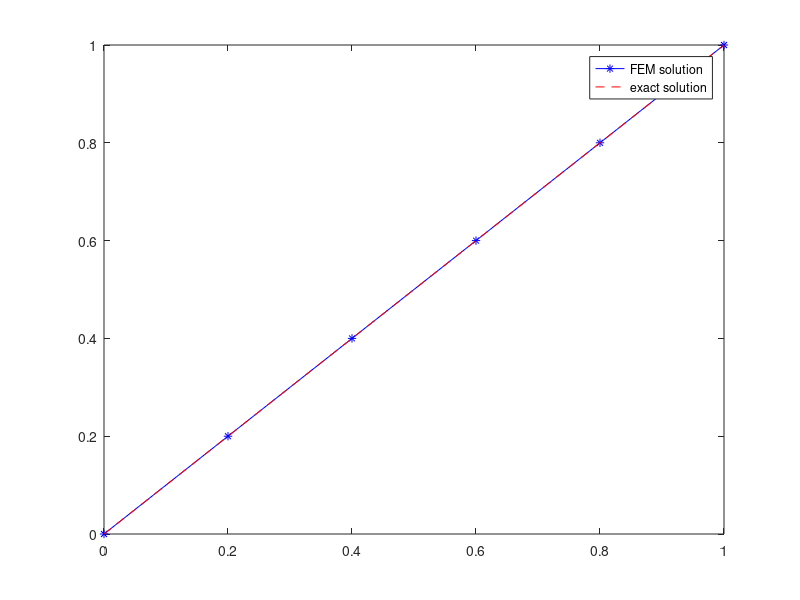

Write the MATLAB code that produced this figure.
clc;clear;close all
% du/dx - 1 = 0, 0 <= x <= 1
% s.t. u = 0, if x = 0

%%%%%%%%%%%%%%%%%%%%%%%%%%%%%%%%%%%%%%%%%%%%%%%
%%%%%%%%%%%%%%%  网格离散数据 %%%%%%%%%%%%%%%%%%
%%%%%%%%%%%%%%%%%%%%%%%%%%%%%%%%%%%%%%%%%%%%%%%
noNodes = 6;
noElement = noNodes-1;
JX = linspace(0,1,noNodes).';
JM = [1:noNodes-1; 2:noNodes].';
JB1 = [1,0];
%%%%%%%%%%%%%%%%%%%%%%%%%%%%%%%%%%%%%%%%%
%%%%% %%%%%% %  网格离散数据   %%%%%%%%%%%%%%%%%
%%%%%%%%%%%%%%%%%%%%%%%%%%%%%%%%%%%%%%%%%


%%%%%%%%%%%%%%%%%%%%%%%%%%%%%%%%%%%%%%%%%
%%%%% %%%%% %    单元方程计算     %%%%%%%%%%%%%%%
%%%%%%%%%%%%%%%%%%%%%%%%%%%%%%%%%%%%%%%%%
stiffnessElement = [-1/2 1/2;   % 见式（1.23）
    -1/2 1/2];   %本例中由于采用等距网格划分所有单元ke和be一致
delta_x = 1/noElement;
forceElement = delta_x * [1/2;1/2];  % 见式（1.23）
%%%%%%%%%%%%%%%%%%%%%%%%%%%%%%%%%%%%%%%%%
%%%%% %%%%% %    单元方程计算     %%%%%%%%%%%%%%%
%%%%%%%%%%%%%%%%%%%%%%%%%%%%%%%%%%%%%%%%%


%%%%%%%%%%%%%%%%%%%%%%%%%%%%%%%%%%%%%%%%%%%%%%%%
%%%%% %%%%% %    总体方程组合     %%%%%%%%%%%%%%%
%%%%%%%%%%%%%%%%%%%%%%%%%%%%%%%%%%%%%%%%%%%%%%%%
stiffness = zeros(noNodes);  % 初始化K，结点总数为N
force = zeros(noNodes, 1);   % 初始化b
for i = 1:noElement
    stiffness(JM(i,:),JM(i,:)) = stiffness(JM(i,:),JM(i,:)) + stiffnessElement;
    force(JM(i,:),1) = force(JM(i,:),1) + forceElement;
end
%%%%%%%%%%%%%%%%%%%%%%%%%%%%%%%%%%%%%%%%%%%%%%%%
%%%%%%%%%%%%%    总体方程组合     %%%%%%%%%%%%%%%
%%%%%%%%%%%%%%%%%%%%%%%%%%%%%%%%%%%%%%%%%%%%%%%%


%%%%%%%%%%%%%%%%%%%%%%%%%%%%%%%%%%%%%%%%%%%%%%%%
%%%%%%%%%%%% 代入Dirichlet边界条件，求解 %%%%%%%%
%%%%%%%%%%%%%%%%%%%%%%%%%%%%%%%%%%%%%%%%%%%%%%%%
prescribedDof = JB1(:,1);
% free Dof : activeDof
activeDof = setdiff( (1:noNodes)',(prescribedDof));
force = force - stiffness(:,prescribedDof) * JB1(:,2);

% solution 求解方程 
solution = zeros(noNodes,1);
solution(activeDof) = stiffness(activeDof,activeDof)\force(activeDof);
solution(prescribedDof) = JB1(:,2);
%%%%%%%%%%%%%%%%%%%%%%%%%%%%%%%%%%%%%%%%%%%%%%%%%%%%%%%%%%%%%%
%%%%% %%%%% %    代入Dirichlet边界条件，求解     %%%%%%%%%%%%%%%
%%%%%%%%%%%%%%%%%%%%%%%%%%%%%%%%%%%%%%%%%%%%%%%%%%%%%%%%%%%%%%

result = [JX, solution] % 显示结果

figure
plot(JX, solution, 'b-*', JX, JX,'r--')
legend('FEM solution','exact solution')
